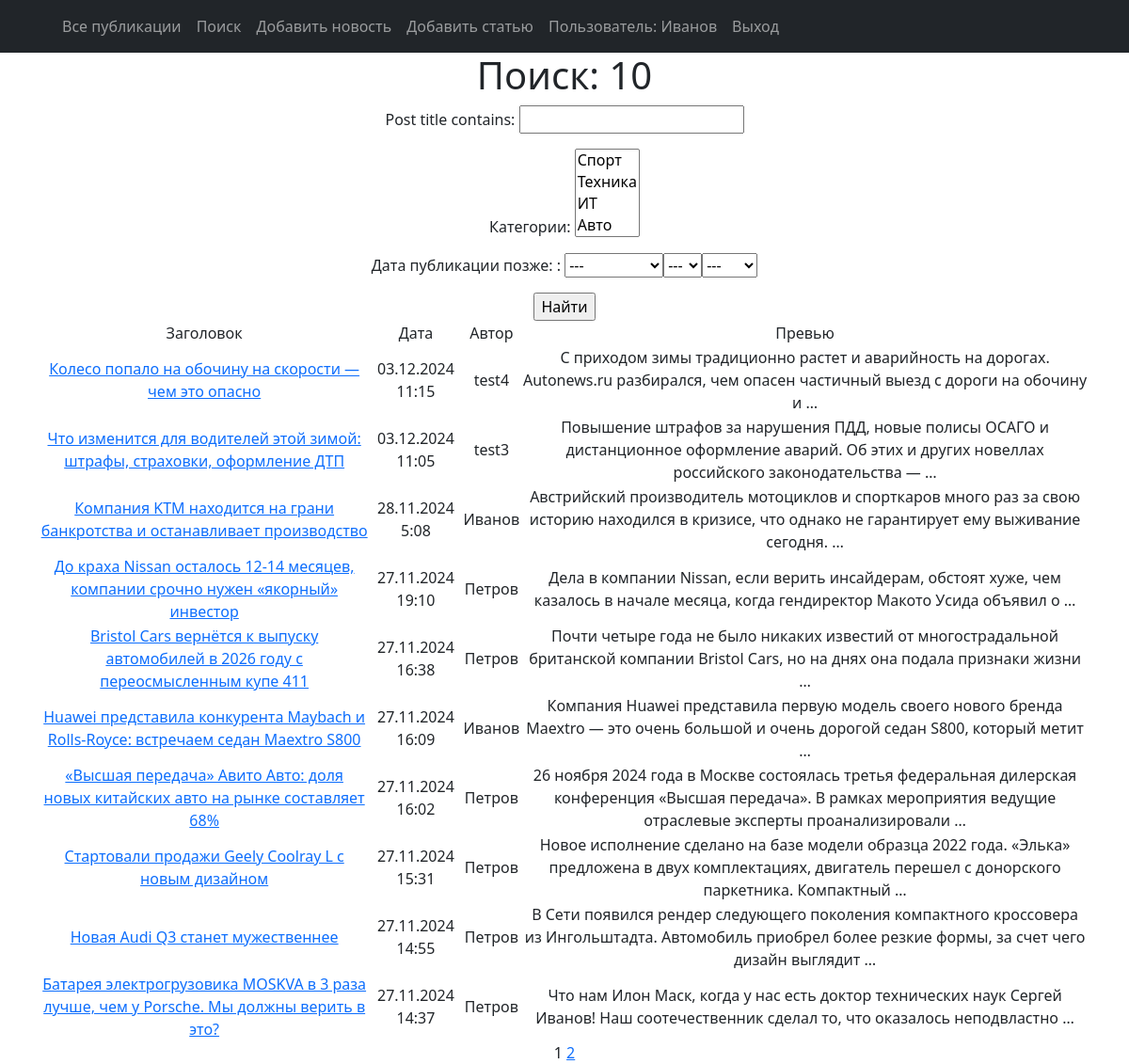
Screenshot of /search/ (signed in) with the database file from the repository.
### news/models.py (models this page shows, shortened)
class Post(models.Model):
    article = 'ART'
    news = 'NEW'
    TYPE = [
        (article, 'Статья'),
        (news, 'Новость'),
    ]
    post_author = models.ForeignKey(Author, on_delete=models.CASCADE)
    post_type = models.CharField(max_length=3, choices=TYPE, default=article)
    post_time = models.DateTimeField(auto_now_add=True)
    post_category = models.ManyToManyField(Category, through='PostCategory')
    post_title = models.CharField(max_length=255)
    post_text = models.TextField()
    post_rating = models.IntegerField(default=0)

class Author(models.Model):
    author_rating = models.IntegerField(default=0)
    author_user = models.OneToOneField(User, on_delete = models.CASCADE, primary_key = True)
    def __str__(self):
        return f'{self.author_user}'

### news/views.py (the view)
# urls.py: path('search/', SearchPostsList.as_view(), name='search_post_list'),
class SearchPostsList(ListView):
    model = Post
    ordering = '-post_time'
    template_name = 'search.html'
    context_object_name = 'posts'
    paginate_by = 10
    def get_queryset(self):
        queryset = super().get_queryset()
        self.filterset = PostFilter(self.request.GET, queryset)
        return self.filterset.qs
    def get_context_data(self, **kwargs):
        context = super().get_context_data(**kwargs)
        context['filterset'] = self.filterset
        return context

### news/models.py (called while the page is built)
    def __str__(self):
        return f'{self.category_name}'

### news/templatetags/custom_filters.py (called while the page is built)
@register.filter()
def censor(text):
    CENS_WORDS = ['подшипник', 'коробка', 'видеорегистратор', 'транспорт', 'безопасность', 'также', 'видео',
                  'отставание', 'место']
    if type(text) != str:
        raise TypeException(f'Недопустимый формат данных (string)!')
    lst = []
    st = ''
    i = 0
    for sym in text:
        i += 1
        if sym.isalpha():
            st += sym
            if i == len(text):
                lst.append(st)
        else:
            if len(st):
                lst.append(st)
            lst.append(sym)
            st = ''
    for i in range(len(lst)):
        if lst[i].lower() in CENS_WORDS:
            lst[i] = lst[i].replace(lst[i], lst[i][:1] + "*" * (len(lst[i]) - 1))
    censored_text = ''
    for word in lst:
        censored_text += word
    return f'{censored_text}'

### news/templatetags/custom_tags.py (called while the page is built)
@register.simple_tag(takes_context=True)
def url_replace(context, **kwargs):
   d = context['request'].GET.copy()
   for k, v in kwargs.items():
       d[k] = v
   return d.urlencode()

### templates/search.html (shortened to what this page needs)
{% extends 'flatpages/default.html' %}
{% load custom_filters %}
{% load custom_tags %}
{% block content %}
   <h1>Поиск: {{ posts|length }}</h1>
   <form action="" method="get">
       {{ filterset.form.as_p }}
       <input type="submit" value="Найти" />
   </form>
   {% if posts %}
       <table>
           <tr>
               <td>Заголовок</td>
               <td>Дата</td>
               <td>Автор</td>
               <td>Превью</td>
           </tr>
           {% for post in posts %}
           <tr>
               <td><a href="{% url 'post_detail' post.id %}">{{ post.post_title|censor }}</a></td>
               <td>{{ post.post_time|date:'d.m.Y G:i' }}</td>
               <td>{{ post.post_author }}</td>
               <td>{{ post.post_text|truncatewords:20|censor }}</td>
           </tr>
           {% endfor %}
       </table>
   {% else %}
       <h2>Новостей нет!</h2>
   {% endif %}
   {{ page_obj.number }}
   {% if page_obj.has_next %}
       <a href="?{% url_replace page=page_obj.next_page_number %}">{{ page_obj.next_page_number }}</a>
   {% endif %}
{% endblock content %}

### templates/flatpages/default.html (shortened to what this page needs)
<!DOCTYPE html>
{% load static %}
<html lang="en">
    <head>
        <link href="{% static 'css/styles.css' %}" rel="stylesheet" />
    </head>
    <body>
        <nav class="navbar navbar-expand-lg navbar-dark bg-dark static-top">
            <div class="container">
                <div class="collapse navbar-collapse" id="navbarResponsive">
                    <ul class="navbar-nav ml-auto">
                        <li class="nav-item">
                            <a class="nav-link" href="/">Все публикации</a>
                        </li>
                        <li class="nav-item">
                            <a class="nav-link" href="/search/">Поиск</a>
                        </li>
                        <li class="nav-item">
                            <a class="nav-link" href="/news/create/">Добавить новость</a>
                        </li>
                        <li class="nav-item">
                            <a class="nav-link" href="/articles/create/">Добавить статью</a>
                        </li>
                        {% if request.user.is_authenticated %}
                            <li class="nav-item">
                                <a class="nav-link" href="{% url 'user_detail' request.user.id %}">
                                Пользователь: {{ request.user.username }}
                                </a>
                            </li>
                            <li class="nav-item">
                                <a class="nav-link" href="/accounts/logout/">Выход</a>
                            </li>
                        {% else %}
                            <li class="nav-item">
                                <a class="nav-link" href="/accounts/login/">Вход</a>
                            </li>
                        {% endif %}
                    </ul>
                </div>
            </div>
        </nav>
        <div class="container">
            <div class="row">
                <div class="col-lg-12 text-center">
                    {% block content %}{% endblock content %}
                </div>
            </div>
        </div>
    </body>
</html>

### rows the page displays
Post: post_title|censor "Колесо попало на обочину на скорости — чем это опасно", post_time "03.12.2024 11:15", post_author "test4", post_text|censor "С приходом зимы традиционно растет и аварийность на дорогах. Autonews.ru разбирался, чем опасен частичный выезд с дороги на обочину и …"
Post: post_title|censor "Что изменится для водителей этой зимой: штрафы, страховки, оформление ДТП", post_time "03.12.2024 11:05", post_author "test3", post_text|censor "Повышение штрафов за нарушения ПДД, новые полисы ОСАГО и дистанционное оформление аварий. Об этих и других новеллах российского законодательства — …"
Post: post_title|censor "Компания KTM находится на грани банкротства и останавливает производство", post_time "28.11.2024 5:08", post_author "Иванов", post_text|censor "Австрийский производитель мотоциклов и спорткаров много раз за свою историю находился в кризисе, что однако не гарантирует ему выживание сегодня. …"
Post: post_title|censor "До краха Nissan осталось 12-14 месяцев, компании срочно нужен «якорный» инвестор", post_time "27.11.2024 19:10", post_author "Петров", post_text|censor "Дела в компании Nissan, если верить инсайдерам, обстоят хуже, чем казалось в начале месяца, когда гендиректор Макото Уcида объявил о …"
Post: post_title|censor "Bristol Cars вернётся к выпуску автомобилей в 2026 году с переосмысленным купе 411", post_time "27.11.2024 16:38", post_author "Петров", post_text|censor "Почти четыре года не было никаких известий от многострадальной британской компании Bristol Cars, но на днях она подала признаки жизни …"
Post: post_title|censor "Huawei представила конкурента Maybach и Rolls-Royce: встречаем седан Maextro S800", post_time "27.11.2024 16:09", post_author "Иванов", post_text|censor "Компания Huawei представила первую модель своего нового бренда Maextro — это очень большой и очень дорогой седан S800, который метит …"
Post: post_title|censor "«Высшая передача» Авито Авто: доля новых китайских авто на рынке составляет 68%", post_time "27.11.2024 16:02", post_author "Петров", post_text|censor "26 ноября 2024 года в Москве состоялась третья федеральная дилерская конференция «Высшая передача». В рамках мероприятия ведущие отраслевые эксперты проанализировали …"
Post: post_title|censor "Стартовали продажи Geely Coolray L с новым дизайном", post_time "27.11.2024 15:31", post_author "Петров", post_text|censor "Новое исполнение сделано на базе модели образца 2022 года. «Элька» предложена в двух комплектациях, двигатель перешел с донорского паркетника. Компактный …"
Post: post_title|censor "Новая Audi Q3 станет мужественнее", post_time "27.11.2024 14:55", post_author "Петров", post_text|censor "В Сети появился рендер следующего поколения компактного кроссовера из Ингольштадта. Автомобиль приобрел более резкие формы, за счет чего дизайн выглядит …"
Post: post_title|censor "Батарея электрогрузовика MOSKVA в 3 раза лучше, чем у Porsche. Мы должны верить в это?", post_time "27.11.2024 14:37", post_author "Петров", post_text|censor "Что нам Илон Маск, когда у нас есть доктор технических наук Сергей Иванов! Наш соотечественник сделал то, что оказалось неподвластно …"

### other values shown
{{ request.user.username }} "Иванов"
{{ posts|length }} "10"
{{ page_obj.number }} "1"
{{ page_obj.next_page_number }} "2"
